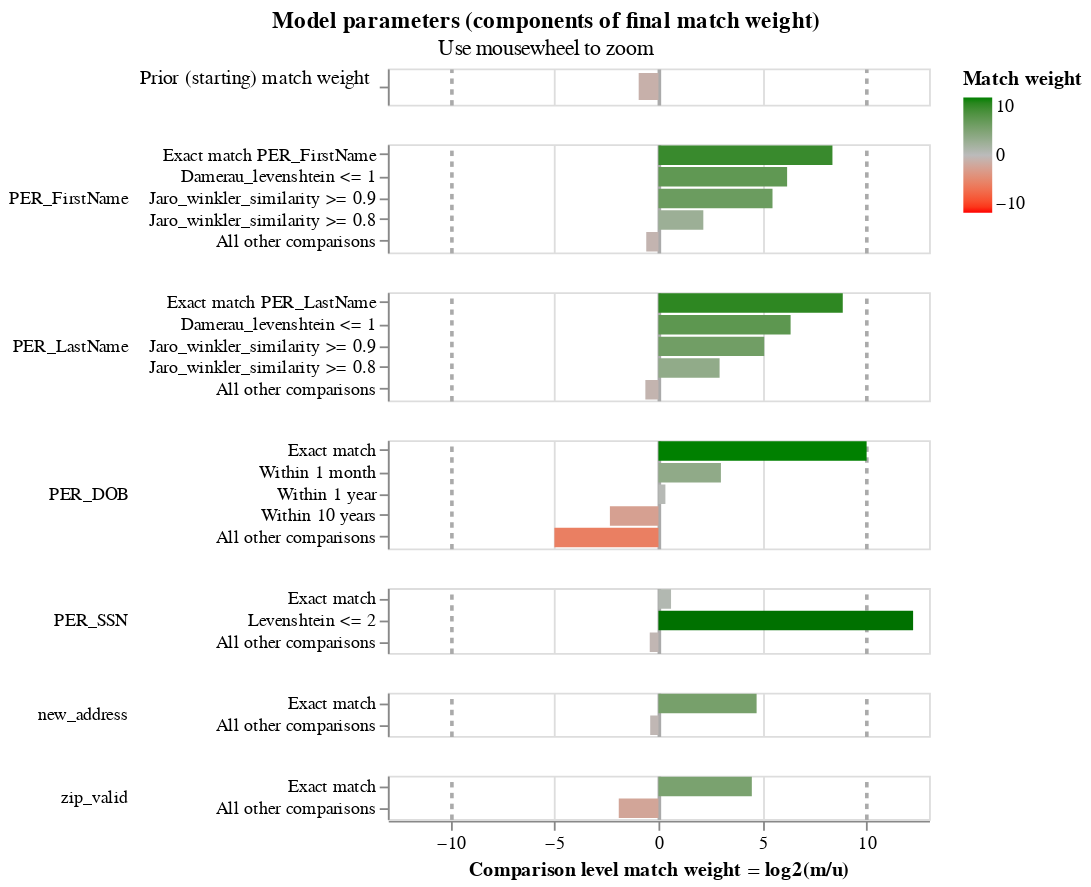

The cell this chart's notebook holds for it:
### Code cell
linker.match_weights_chart()

### Figure 1 — Vega-Lite specification as saved in the notebook (floating-point values rounded to 4 significant figures)
{"config": {"view": {"continuousWidth": 300, "continuousHeight": 300, "discreteHeight": 60, "discreteWidth": 400}, "header": {"title": null}, "mark": {"tooltip": null}, "title": {"anchor": "middle"}}, "vconcat": [{"mark": {"type": "bar", "clip": true, "height": 15}, "encoding": {"color": {"field": "log2_bayes_factor", "scale": {"domain": [-10, 0, 10], "interpolate": "lab", "range": ["red", "#bbbbbb", "green"]}, "title": "Match weight", "type": "quantitative"}, "tooltip": [{"field": "comparison_name", "title": "Comparison name", "type": "nominal"}, {"field": "probability_two_random_records_match", "format": ".4f", "title": "Probability two random records match", "type": "nominal"}, {"field": "log2_bayes_factor", "format": ",.4f", "title": "Equivalent match weight", "type": "quantitative"}, {"field": "bayes_factor_description", "title": "Match weight description", "type": "nominal"}], "x": {"axis": {"domain": false, "gridColor": {"condition": {"test": "abs(datum.value / 10)  <= 1 & datum.value % 10 === 0", "value": "#aaa"}, "value": "#ddd"}, "gridDash": {"condition": {"test": "abs(datum.value / 10) == 1", "value": [3]}, "value": null}, "gridWidth": {"condition": {"test": "abs(datum.value / 10)  <= 1 & datum.value % 10 === 0", "value": 2}, "value": 1}, "labels": false, "ticks": false, "title": ""}, "field": "log2_bayes_factor", "scale": {"domain": [-13, 13]}, "type": "quantitative"}, "y": {"axis": {"title": "Prior (starting) match weight", "titleAlign": "right", "titleAngle": 0, "titleFontWeight": "normal"}, "field": "label_for_charts", "sort": {"field": "comparison_vector_value", "order": "descending"}, "type": "nominal"}}, "height": 20, "transform": [{"filter": "(datum.comparison_name == 'probability_two_random_records_match')"}]}, {"mark": {"type": "bar", "clip": true}, "encoding": {"color": {"field": "log2_bayes_factor", "scale": {"domain": [-10, 0, 10], "interpolate": "lab", "range": ["red", "#bbbbbb", "green"]}, "title": "Match weight", "type": "quantitative"}, "row": {"field": "comparison_name", "header": {"labelAlign": "left", "labelAnchor": "middle", "labelAngle": 0}, "sort": {"field": "comparison_sort_order"}, "type": "nominal"}, "tooltip": [{"field": "comparison_name", "title": "Comparison name", "type": "nominal"}, {"field": "label_for_charts", "title": "Label", "type": "ordinal"}, {"field": "sql_condition", "title": "SQL condition", "type": "nominal"}, {"field": "m_probability", "format": ".4f", "title": "M probability", "type": "quantitative"}, {"field": "u_probability", "format": ".4f", "title": "U probability", "type": "quantitative"}, {"field": "bayes_factor", "format": ",.4f", "title": "Bayes factor = m/u", "type": "quantitative"}, {"field": "log2_bayes_factor", "format": ",.4f", "title": "Match weight = log2(m/u)", "type": "quantitative"}, {"field": "bayes_factor_description", "title": "Match weight description", "type": "nominal"}], "x": {"axis": {"gridColor": {"condition": {"test": "abs(datum.value / 10)  <= 1 & datum.value % 10 === 0", "value": "#aaa"}, "value": "#ddd"}, "gridDash": {"condition": {"test": "abs(datum.value / 10) == 1", "value": [3]}, "value": null}, "gridWidth": {"condition": {"test": "abs(datum.value / 10)  <= 1 & datum.value % 10 === 0", "value": 2}, "value": 1}, "title": "Comparison level match weight = log2(m/u)"}, "field": "log2_bayes_factor", "scale": {"domain": [-13, 13]}, "type": "quantitative"}, "y": {"axis": {"title": null}, "field": "label_for_charts", "sort": {"field": "comparison_vector_value", "order": "descending"}, "type": "nominal"}}, "height": {"step": 12}, "resolve": {"axis": {"y": "independent"}, "scale": {"y": "independent"}}, "transform": [{"filter": "(datum.comparison_name != 'probability_two_random_records_match')"}]}], "data": {"name": "data-32f10d59939d20258db1f6cd7769f771"}, "params": [{"name": "mouse_zoom", "select": {"type": "interval", "encodings": ["x"]}, "bind": "scales", "views": []}], "resolve": {"axis": {"y": "independent"}, "scale": {"y": "independent"}}, "title": {"text": "Model parameters (components of final match weight)", "subtitle": "Use mousewheel to zoom"}, "$schema": "https://vega.github.io/schema/vega-lite/v5.9.3.json", "datasets": {"data-32f10d59939d20258db1f6cd7769f771": [{"comparison_name": "probability_two_random_records_match", "sql_condition": null, "label_for_charts": "", "m_probability": null, "u_probability": null, "m_probability_description": null, "u_probability_description": null, "has_tf_adjustments": false, "tf_adjustment_column": null, "tf_adjustment_weight": null, "is_null_level": false, "bayes_factor": 0.5176, "log2_bayes_factor": -0.9501, "comparison_vector_value": 0, "max_comparison_vector_value": 0, "bayes_factor_description": "The probability that two random records drawn at random match is 0.341 or one in  2.9 records.This is equivalent to a starting match weight of -0.950.", "probability_two_random_records_match": 0.3411, "comparison_sort_order": -1}, {"comparison_name": "PER_FirstName", "sql_condition": "\"PER_FirstName_l\" = \"PER_FirstName_r\"", "label_for_charts": "Exact match PER_FirstName", "m_probability": 0.276, "u_probability": 0.0008411, "m_probability_description": "Amongst matching record comparisons, 27.60% of records are in the exact match per_firstname comparison level", "u_probability_description": "Amongst non-matching record comparisons, 0.08% of records are in the exact match per_firstname comparison level", "has_tf_adjustments": true, "tf_adjustment_column": "PER_FirstName", "tf_adjustment_weight": 1.0, "is_null_level": false, "bayes_factor": 328.2, "log2_bayes_factor": 8.358, "comparison_vector_value": 4, "max_comparison_vector_value": 4, "bayes_factor_description": "If comparison level is `exact match per_firstname` then comparison is 328.17 times more likely to be a match", "probability_two_random_records_match": 0.3411, "comparison_sort_order": 0}, {"comparison_name": "PER_FirstName", "sql_condition": "damerau_levenshtein(\"PER_FirstName_l\", \"PER_FirstName_r\") <= 1", "label_for_charts": "Damerau_levenshtein <= 1", "m_probability": 0.03577, "u_probability": 0.0004931, "m_probability_description": "Amongst matching record comparisons, 3.58% of records are in the damerau_levenshtein <= 1 comparison level", "u_probability_description": "Amongst non-matching record comparisons, 0.05% of records are in the damerau_levenshtein <= 1 comparison level", "has_tf_adjustments": false, "tf_adjustment_column": null, "tf_adjustment_weight": 1.0, "is_null_level": false, "bayes_factor": 72.54, "log2_bayes_factor": 6.181, "comparison_vector_value": 3, "max_comparison_vector_value": 4, "bayes_factor_description": "If comparison level is `damerau_levenshtein <= 1` then comparison is 72.54 times more likely to be a match", "probability_two_random_records_match": 0.3411, "comparison_sort_order": 0}, {"comparison_name": "PER_FirstName", "sql_condition": "jaro_winkler_similarity(\"PER_FirstName_l\", \"PER_FirstName_r\") >= 0.9", "label_for_charts": "Jaro_winkler_similarity >= 0.9", "m_probability": 0.01548, "u_probability": 0.000347, "m_probability_description": "Amongst matching record comparisons, 1.55% of records are in the jaro_winkler_similarity >= 0.9 comparison level", "u_probability_description": "Amongst non-matching record comparisons, 0.03% of records are in the jaro_winkler_similarity >= 0.9 comparison level", "has_tf_adjustments": false, "tf_adjustment_column": null, "tf_adjustment_weight": 1.0, "is_null_level": false, "bayes_factor": 44.6, "log2_bayes_factor": 5.479, "comparison_vector_value": 2, "max_comparison_vector_value": 4, "bayes_factor_description": "If comparison level is `jaro_winkler_similarity >= 0.9` then comparison is 44.60 times more likely to be a match", "probability_two_random_records_match": 0.3411, "comparison_sort_order": 0}, {"comparison_name": "PER_FirstName", "sql_condition": "jaro_winkler_similarity(\"PER_FirstName_l\", \"PER_FirstName_r\") >= 0.8", "label_for_charts": "Jaro_winkler_similarity >= 0.8", "m_probability": 0.009297, "u_probability": 0.002087, "m_probability_description": "Amongst matching record comparisons, 0.93% of records are in the jaro_winkler_similarity >= 0.8 comparison level", "u_probability_description": "Amongst non-matching record comparisons, 0.21% of records are in the jaro_winkler_similarity >= 0.8 comparison level", "has_tf_adjustments": false, "tf_adjustment_column": null, "tf_adjustment_weight": 1.0, "is_null_level": false, "bayes_factor": 4.454, "log2_bayes_factor": 2.155, "comparison_vector_value": 1, "max_comparison_vector_value": 4, "bayes_factor_description": "If comparison level is `jaro_winkler_similarity >= 0.8` then comparison is 4.45 times more likely to be a match", "probability_two_random_records_match": 0.3411, "comparison_sort_order": 0}, {"comparison_name": "PER_FirstName", "sql_condition": "ELSE", "label_for_charts": "All other comparisons", "m_probability": 0.6634, "u_probability": 0.9962, "m_probability_description": "Amongst matching record comparisons, 66.34% of records are in the all other comparisons comparison level", "u_probability_description": "Amongst non-matching record comparisons, 99.62% of records are in the all other comparisons comparison level", "has_tf_adjustments": false, "tf_adjustment_column": null, "tf_adjustment_weight": 1.0, "is_null_level": false, "bayes_factor": 0.6659, "log2_bayes_factor": -0.5866, "comparison_vector_value": 0, "max_comparison_vector_value": 4, "bayes_factor_description": "If comparison level is `all other comparisons` then comparison is  1.50 times less likely to be a match", "probability_two_random_records_match": 0.3411, "comparison_sort_order": 0}, {"comparison_name": "PER_LastName", "sql_condition": "\"PER_LastName_l\" = \"PER_LastName_r\"", "label_for_charts": "Exact match PER_LastName", "m_probability": 0.302, "u_probability": 0.0006526, "m_probability_description": "Amongst matching record comparisons, 30.20% of records are in the exact match per_lastname comparison level", "u_probability_description": "Amongst non-matching record comparisons, 0.07% of records are in the exact match per_lastname comparison level", "has_tf_adjustments": true, "tf_adjustment_column": "PER_LastName", "tf_adjustment_weight": 1.0, "is_null_level": false, "bayes_factor": 462.8, "log2_bayes_factor": 8.854, "comparison_vector_value": 4, "max_comparison_vector_value": 4, "bayes_factor_description": "If comparison level is `exact match per_lastname` then comparison is 462.78 times more likely to be a match", "probability_two_random_records_match": 0.3411, "comparison_sort_order": 1}, {"comparison_name": "PER_LastName", "sql_condition": "damerau_levenshtein(\"PER_LastName_l\", \"PER_LastName_r\") <= 1", "label_for_charts": "Damerau_levenshtein <= 1", "m_probability": 0.04001, "u_probability": 0.000491, "m_probability_description": "Amongst matching record comparisons, 4.00% of records are in the damerau_levenshtein <= 1 comparison level", "u_probability_description": "Amongst non-matching record comparisons, 0.05% of records are in the damerau_levenshtein <= 1 comparison level", "has_tf_adjustments": false, "tf_adjustment_column": null, "tf_adjustment_weight": 1.0, "is_null_level": false, "bayes_factor": 81.49, "log2_bayes_factor": 6.349, "comparison_vector_value": 3, "max_comparison_vector_value": 4, "bayes_factor_description": "If comparison level is `damerau_levenshtein <= 1` then comparison is 81.49 times more likely to be a match", "probability_two_random_records_match": 0.3411, "comparison_sort_order": 1}, {"comparison_name": "PER_LastName", "sql_condition": "jaro_winkler_similarity(\"PER_LastName_l\", \"PER_LastName_r\") >= 0.9", "label_for_charts": "Jaro_winkler_similarity >= 0.9", "m_probability": 0.003578, "u_probability": 0.0001057, "m_probability_description": "Amongst matching record comparisons, 0.36% of records are in the jaro_winkler_similarity >= 0.9 comparison level", "u_probability_description": "Amongst non-matching record comparisons, 0.01% of records are in the jaro_winkler_similarity >= 0.9 comparison level", "has_tf_adjustments": false, "tf_adjustment_column": null, "tf_adjustment_weight": 1.0, "is_null_level": false, "bayes_factor": 33.86, "log2_bayes_factor": 5.082, "comparison_vector_value": 2, "max_comparison_vector_value": 4, "bayes_factor_description": "If comparison level is `jaro_winkler_similarity >= 0.9` then comparison is 33.86 times more likely to be a match", "probability_two_random_records_match": 0.3411, "comparison_sort_order": 1}, {"comparison_name": "PER_LastName", "sql_condition": "jaro_winkler_similarity(\"PER_LastName_l\", \"PER_LastName_r\") >= 0.8", "label_for_charts": "Jaro_winkler_similarity >= 0.8", "m_probability": 0.009536, "u_probability": 0.001245, "m_probability_description": "Amongst matching record comparisons, 0.95% of records are in the jaro_winkler_similarity >= 0.8 comparison level", "u_probability_description": "Amongst non-matching record comparisons, 0.12% of records are in the jaro_winkler_similarity >= 0.8 comparison level", "has_tf_adjustments": false, "tf_adjustment_column": null, "tf_adjustment_weight": 1.0, "is_null_level": false, "bayes_factor": 7.659, "log2_bayes_factor": 2.937, "comparison_vector_value": 1, "max_comparison_vector_value": 4, "bayes_factor_description": "If comparison level is `jaro_winkler_similarity >= 0.8` then comparison is 7.66 times more likely to be a match", "probability_two_random_records_match": 0.3411, "comparison_sort_order": 1}, {"comparison_name": "PER_LastName", "sql_condition": "ELSE", "label_for_charts": "All other comparisons", "m_probability": 0.6449, "u_probability": 0.9975, "m_probability_description": "Amongst matching record comparisons, 64.49% of records are in the all other comparisons comparison level", "u_probability_description": "Amongst non-matching record comparisons, 99.75% of records are in the all other comparisons comparison level", "has_tf_adjustments": false, "tf_adjustment_column": null, "tf_adjustment_weight": 1.0, "is_null_level": false, "bayes_factor": 0.6465, "log2_bayes_factor": -0.6293, "comparison_vector_value": 0, "max_comparison_vector_value": 4, "bayes_factor_description": "If comparison level is `all other comparisons` then comparison is  1.55 times less likely to be a match", "probability_two_random_records_match": 0.3411, "comparison_sort_order": 1}, {"comparison_name": "PER_DOB", "sql_condition": "\"PER_DOB_l\" = \"PER_DOB_r\"", "label_for_charts": "Exact match", "m_probability": 0.95, "u_probability": 0.0009277, "m_probability_description": "Amongst matching record comparisons, 95.00% of records are in the exact match comparison level", "u_probability_description": "Amongst non-matching record comparisons, 0.09% of records are in the exact match comparison level", "has_tf_adjustments": false, "tf_adjustment_column": null, "tf_adjustment_weight": 1.0, "is_null_level": false, "bayes_factor": 1024.0, "log2_bayes_factor": 10.0, "comparison_vector_value": 4, "max_comparison_vector_value": 4, "bayes_factor_description": "If comparison level is `exact match` then comparison is 1,024.00 times more likely to be a match", "probability_two_random_records_match": 0.3411, "comparison_sort_order": 2}, {"comparison_name": "PER_DOB", "sql_condition": "\n            abs(date_diff('month',\n                strptime(\"PER_DOB_l\", '%Y%m%d'),\n                strptime(\"PER_DOB_r\", '%Y%m%d'))\n                ) <= 1\n        ", "label_for_charts": "Within 1 month", "m_probability": 0.0125, "u_probability": 0.001563, "m_probability_description": "Amongst matching record comparisons, 1.25% of records are in the within 1 month comparison level", "u_probability_description": "Amongst non-matching record comparisons, 0.16% of records are in the within 1 month comparison level", "has_tf_adjustments": false, "tf_adjustment_column": null, "tf_adjustment_weight": 1.0, "is_null_level": false, "bayes_factor": 8.0, "log2_bayes_factor": 3.0, "comparison_vector_value": 3, "max_comparison_vector_value": 4, "bayes_factor_description": "If comparison level is `within 1 month` then comparison is 8.00 times more likely to be a match", "probability_two_random_records_match": 0.3411, "comparison_sort_order": 2}, {"comparison_name": "PER_DOB", "sql_condition": "\n            abs(date_diff('year',\n                strptime(\"PER_DOB_l\", '%Y%m%d'),\n                strptime(\"PER_DOB_r\", '%Y%m%d'))\n                ) <= 1\n        ", "label_for_charts": "Within 1 year", "m_probability": 0.0125, "u_probability": 0.009921, "m_probability_description": "Amongst matching record comparisons, 1.25% of records are in the within 1 year comparison level", "u_probability_description": "Amongst non-matching record comparisons, 0.99% of records are in the within 1 year comparison level", "has_tf_adjustments": false, "tf_adjustment_column": null, "tf_adjustment_weight": 1.0, "is_null_level": false, "bayes_factor": 1.26, "log2_bayes_factor": 0.3333, "comparison_vector_value": 2, "max_comparison_vector_value": 4, "bayes_factor_description": "If comparison level is `within 1 year` then comparison is 1.26 times more likely to be a match", "probability_two_random_records_match": 0.3411, "comparison_sort_order": 2}, {"comparison_name": "PER_DOB", "sql_condition": "\n            abs(date_diff('year',\n                strptime(\"PER_DOB_l\", '%Y%m%d'),\n                strptime(\"PER_DOB_r\", '%Y%m%d'))\n                ) <= 10\n        ", "label_for_charts": "Within 10 years", "m_probability": 0.0125, "u_probability": 0.063, "m_probability_description": "Amongst matching record comparisons, 1.25% of records are in the within 10 years comparison level", "u_probability_description": "Amongst non-matching record comparisons, 6.30% of records are in the within 10 years comparison level", "has_tf_adjustments": false, "tf_adjustment_column": null, "tf_adjustment_weight": 1.0, "is_null_level": false, "bayes_factor": 0.1984, "log2_bayes_factor": -2.333, "comparison_vector_value": 1, "max_comparison_vector_value": 4, "bayes_factor_description": "If comparison level is `within 10 years` then comparison is  5.04 times less likely to be a match", "probability_two_random_records_match": 0.3411, "comparison_sort_order": 2}, {"comparison_name": "PER_DOB", "sql_condition": "ELSE", "label_for_charts": "All other comparisons", "m_probability": 0.0125, "u_probability": 0.4, "m_probability_description": "Amongst matching record comparisons, 1.25% of records are in the all other comparisons comparison level", "u_probability_description": "Amongst non-matching record comparisons, 40.00% of records are in the all other comparisons comparison level", "has_tf_adjustments": false, "tf_adjustment_column": null, "tf_adjustment_weight": 1.0, "is_null_level": false, "bayes_factor": 0.03125, "log2_bayes_factor": -5.0, "comparison_vector_value": 0, "max_comparison_vector_value": 4, "bayes_factor_description": "If comparison level is `all other comparisons` then comparison is  32.00 times less likely to be a match", "probability_two_random_records_match": 0.3411, "comparison_sort_order": 2}, {"comparison_name": "PER_SSN", "sql_condition": "\"PER_SSN_l\" = \"PER_SSN_r\"", "label_for_charts": "Exact match", "m_probability": 0.4466, "u_probability": 0.2936, "m_probability_description": "Amongst matching record comparisons, 44.66% of records are in the exact match comparison level", "u_probability_description": "Amongst non-matching record comparisons, 29.36% of records are in the exact match comparison level", "has_tf_adjustments": false, "tf_adjustment_column": null, "tf_adjustment_weight": 1.0, "is_null_level": false, "bayes_factor": 1.521, "log2_bayes_factor": 0.6048, "comparison_vector_value": 2, "max_comparison_vector_value": 2, "bayes_factor_description": "If comparison level is `exact match` then comparison is 1.52 times more likely to be a match", "probability_two_random_records_match": 0.3411, "comparison_sort_order": 3}, {"comparison_name": "PER_SSN", "sql_condition": "levenshtein(\"PER_SSN_l\", \"PER_SSN_r\") <= 2", "label_for_charts": "Levenshtein <= 2", "m_probability": 0.02495, "u_probability": 5.179e-06, "m_probability_description": "Amongst matching record comparisons, 2.49% of records are in the levenshtein <= 2 comparison level", "u_probability_description": "Amongst non-matching record comparisons, 0.00% of records are in the levenshtein <= 2 comparison level", "has_tf_adjustments": false, "tf_adjustment_column": null, "tf_adjustment_weight": 1.0, "is_null_level": false, "bayes_factor": 4816.0, "log2_bayes_factor": 12.23, "comparison_vector_value": 1, "max_comparison_vector_value": 2, "bayes_factor_description": "If comparison level is `levenshtein <= 2` then comparison is 4,816.26 times more likely to be a match", "probability_two_random_records_match": 0.3411, "comparison_sort_order": 3}, {"comparison_name": "PER_SSN", "sql_condition": "ELSE", "label_for_charts": "All other comparisons", "m_probability": 0.5285, "u_probability": 0.7064, "m_probability_description": "Amongst matching record comparisons, 52.85% of records are in the all other comparisons comparison level", "u_probability_description": "Amongst non-matching record comparisons, 70.64% of records are in the all other comparisons comparison level", "has_tf_adjustments": false, "tf_adjustment_column": null, "tf_adjustment_weight": 1.0, "is_null_level": false, "bayes_factor": 0.7482, "log2_bayes_factor": -0.4185, "comparison_vector_value": 0, "max_comparison_vector_value": 2, "bayes_factor_description": "If comparison level is `all other comparisons` then comparison is  1.34 times less likely to be a match", "probability_two_random_records_match": 0.3411, "comparison_sort_order": 3}, {"comparison_name": "new_address", "sql_condition": "\"new_address_l\" = \"new_address_r\"", "label_for_charts": "Exact match", "m_probability": 0.2472, "u_probability": 0.009412, "m_probability_description": "Amongst matching record comparisons, 24.72% of records are in the exact match comparison level", "u_probability_description": "Amongst non-matching record comparisons, 0.94% of records are in the exact match comparison level", "has_tf_adjustments": true, "tf_adjustment_column": "new_address", "tf_adjustment_weight": 1.0, "is_null_level": false, "bayes_factor": 26.27, "log2_bayes_factor": 4.715, "comparison_vector_value": 1, "max_comparison_vector_value": 1, "bayes_factor_description": "If comparison level is `exact match` then comparison is 26.27 times more likely to be a match", "probability_two_random_records_match": 0.3411, "comparison_sort_order": 4}, {"comparison_name": "new_address", "sql_condition": "ELSE", "label_for_charts": "All other comparisons", "m_probability": 0.7528, "u_probability": 0.9906, "m_probability_description": "Amongst matching record comparisons, 75.28% of records are in the all other comparisons comparison level", "u_probability_description": "Amongst non-matching record comparisons, 99.06% of records are in the all other comparisons comparison level", "has_tf_adjustments": false, "tf_adjustment_column": null, "tf_adjustment_weight": 1.0, "is_null_level": false, "bayes_factor": 0.7599, "log2_bayes_factor": -0.3961, "comparison_vector_value": 0, "max_comparison_vector_value": 1, "bayes_factor_description": "If comparison level is `all other comparisons` then comparison is  1.32 times less likely to be a match", "probability_two_random_records_match": 0.3411, "comparison_sort_order": 4}, {"comparison_name": "zip_valid", "sql_condition": "\"zip_valid_l\" = \"zip_valid_r\"", "label_for_charts": "Exact match", "m_probability": 0.7422, "u_probability": 0.03314, "m_probability_description": "Amongst matching record comparisons, 74.22% of records are in the exact match comparison level", "u_probability_description": "Amongst non-matching record comparisons, 3.31% of records are in the exact match comparison level", "has_tf_adjustments": true, "tf_adjustment_column": "zip_valid", "tf_adjustment_weight": 1.0, "is_null_level": false, "bayes_factor": 22.4, "log2_bayes_factor": 4.485, "comparison_vector_value": 1, "max_comparison_vector_value": 1, "bayes_factor_description": "If comparison level is `exact match` then comparison is 22.40 times more likely to be a match", "probability_two_random_records_match": 0.3411, "comparison_sort_order": 5}, {"comparison_name": "zip_valid", "sql_condition": "ELSE", "label_for_charts": "All other comparisons", "m_probability": 0.2578, "u_probability": 0.9669, "m_probability_description": "Amongst matching record comparisons, 25.78% of records are in the all other comparisons comparison level", "u_probability_description": "Amongst non-matching record comparisons, 96.69% of records are in the all other comparisons comparison level", "has_tf_adjustments": false, "tf_adjustment_column": null, "tf_adjustment_weight": 1.0, "is_null_level": false, "bayes_factor": 0.2666, "log2_bayes_factor": -1.907, "comparison_vector_value": 0, "max_comparison_vector_value": 1, "bayes_factor_description": "If comparison level is `all other comparisons` then comparison is  3.75 times less likely to be a match", "probability_two_random_records_match": 0.3411, "comparison_sort_order": 5}]}}
